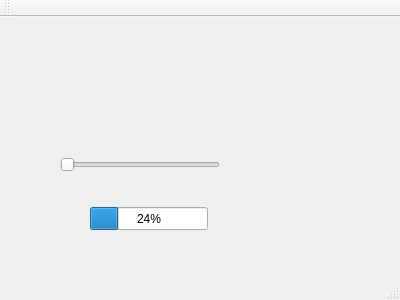
<?xml version="1.0" encoding="UTF-8"?>
<ui version="4.0">
 <class>MainWindow</class>
 <widget class="QMainWindow" name="MainWindow">
  <property name="geometry">
   <rect>
    <x>0</x>
    <y>0</y>
    <width>400</width>
    <height>300</height>
   </rect>
  </property>
  <property name="windowTitle">
   <string>MainWindow</string>
  </property>
  <widget class="QWidget" name="centralWidget">
   <widget class="QSlider" name="horizontalSlider">
    <property name="geometry">
     <rect>
      <x>60</x>
      <y>140</y>
      <width>160</width>
      <height>16</height>
     </rect>
    </property>
    <property name="orientation">
     <enum>Qt::Horizontal</enum>
    </property>
   </widget>
   <widget class="QProgressBar" name="progressBar">
    <property name="geometry">
     <rect>
      <x>90</x>
      <y>190</y>
      <width>118</width>
      <height>23</height>
     </rect>
    </property>
    <property name="value">
     <number>24</number>
    </property>
   </widget>
  </widget>
  <widget class="QMenuBar" name="menuBar">
   <property name="geometry">
    <rect>
     <x>0</x>
     <y>0</y>
     <width>400</width>
     <height>17</height>
    </rect>
   </property>
  </widget>
  <widget class="QToolBar" name="mainToolBar">
   <attribute name="toolBarArea">
    <enum>TopToolBarArea</enum>
   </attribute>
   <attribute name="toolBarBreak">
    <bool>false</bool>
   </attribute>
  </widget>
  <widget class="QStatusBar" name="statusBar"/>
 </widget>
 <layoutdefault spacing="6" margin="11"/>
 <resources/>
 <connections>
  <connection>
   <sender>horizontalSlider</sender>
   <signal>valueChanged(int)</signal>
   <receiver>progressBar</receiver>
   <slot>setValue(int)</slot>
   <hints>
    <hint type="sourcelabel">
     <x>145</x>
     <y>178</y>
    </hint>
    <hint type="destinationlabel">
     <x>157</x>
     <y>235</y>
    </hint>
   </hints>
  </connection>
 </connections>
</ui>
